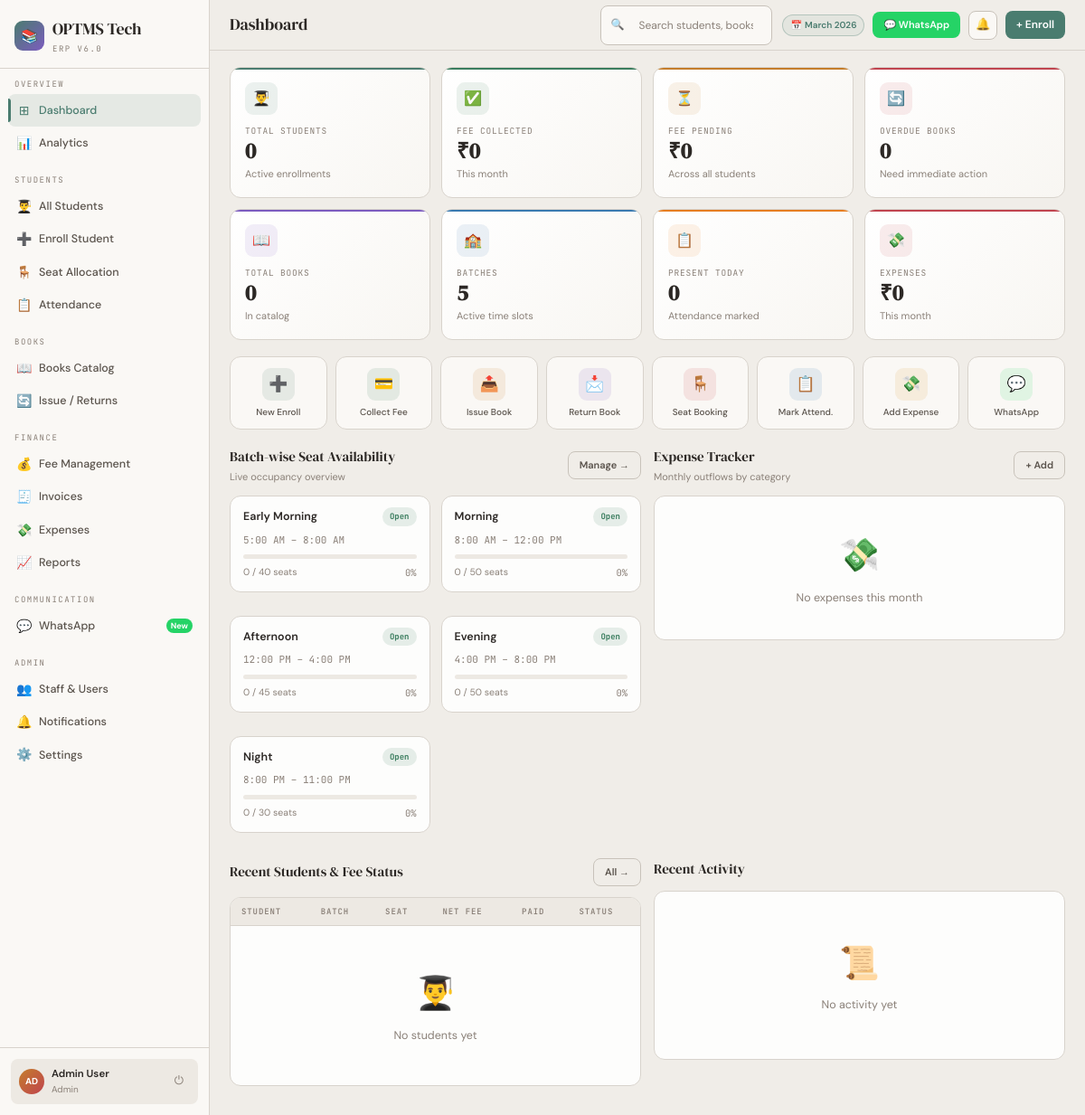
/pages/dashboard.php (signed in), run on the app's committed database.
### tables this page shows
CREATE TABLE IF NOT EXISTS `batches` (
  `id` INT AUTO_INCREMENT PRIMARY KEY,
  `name` VARCHAR(80) NOT NULL,
  `time_start` TIME,
  `time_end` TIME,
  `total_seats` INT DEFAULT 0,
  `occupied_seats` INT DEFAULT 0,
  `fee` DECIMAL(10,2) DEFAULT 0,
  `status` ENUM('open','full','closed') DEFAULT 'open',
  `created_at` TIMESTAMP DEFAULT CURRENT_TIMESTAMP
);

### includes/auth.php (called while the page is built, shortened)
<?php
function currentUser(): array {
    return $_SESSION['user'] ?? [];
}

### pages/dashboard.php (the view, shortened to what this page needs)
<?php
require_once __DIR__ . '/../includes/auth.php';
$db = getDB();
$totalStudents  = $db->query("SELECT COUNT(*) FROM students WHERE status='active'")->fetchColumn();
$totalBooks     = $db->query("SELECT SUM(total_copies) FROM books")->fetchColumn() ?: 0;
$totalBatches   = $db->query("SELECT COUNT(*) FROM batches")->fetchColumn();
$feeCollected   = $db->query("SELECT SUM(amount) FROM fees WHERE MONTH(payment_date)=MONTH(NOW())")->fetchColumn() ?: 0;
$overdueBooks   = $db->query("SELECT COUNT(*) FROM transactions WHERE status='overdue'")->fetchColumn();
$presentToday   = $db->query("SELECT COUNT(*) FROM attendance WHERE date=CURDATE() AND status='present'")->fetchColumn();
$totalExpenses  = $db->query("SELECT SUM(amount) FROM expenses WHERE MONTH(expense_date)=MONTH(NOW())")->fetchColumn() ?: 0;
$recentStudents = $db->query("
    SELECT s.*, b.name AS batch_name
    FROM students s
    LEFT JOIN batches b ON s.batch_id = b.id
    ORDER BY s.created_at DESC LIMIT 8
")->fetchAll();
$activities = $db->query("
    SELECT al.*, u.name AS user_name
    FROM activity_log al
    LEFT JOIN users u ON al.user_id = u.id
    ORDER BY al.created_at DESC LIMIT 10
")->fetchAll();
$batches = $db->query("SELECT *, (occupied_seats/total_seats*100) AS pct FROM batches ORDER BY time_start")->fetchAll();
$expenses = $db->query("
    SELECT category, SUM(amount) AS total
    FROM expenses
    WHERE MONTH(expense_date)=MONTH(NOW())
    GROUP BY category
    ORDER BY total DESC
")->fetchAll();
require_once __DIR__ . '/../includes/header.php';
?>
<div class="stats-grid">
  <div class="sc" style="--ca:var(--ac)">
    <div class="s-ic" style="background:rgba(74,124,111,.1)">👨‍🎓</div>
    <div class="s-lb">Total Students</div>
    <div class="s-vl"><?= number_format($totalStudents) ?></div>
    <div class="s-mt">Active enrollments</div>
  </div>
  <div class="sc" style="--ca:var(--em)">
    <div class="s-ic" style="background:rgba(58,125,94,.1)">✅</div>
    <div class="s-lb">Fee Collected</div>
    <div class="s-vl">₹<?= number_format($feeCollected) ?></div>
    <div class="s-mt">This month</div>
  </div>
  <div class="sc" style="--ca:var(--gd)">
    <div class="s-ic" style="background:rgba(196,125,43,.1)">⏳</div>
    <div class="s-lb">Fee Pending</div>
    <div class="s-vl">₹<?= number_format($feePending) ?></div>
    <div class="s-mt">Across all students</div>
  </div>
  <div class="sc" style="--ca:var(--ro)">
    <div class="s-ic" style="background:rgba(192,68,79,.1)">🔄</div>
    <div class="s-lb">Overdue Books</div>
    <div class="s-vl"><?= $overdueBooks ?></div>
    <div class="s-mt">Need immediate action</div>
  </div>
  <div class="sc" style="--ca:var(--vi)">
    <div class="s-ic" style="background:rgba(124,92,191,.1)">📖</div>
    <div class="s-lb">Total Books</div>
    <div class="s-vl"><?= number_format($totalBooks) ?></div>
    <div class="s-mt">In catalog</div>
  </div>
  <div class="sc" style="--ca:var(--sk)">
    <div class="s-ic" style="background:rgba(58,122,176,.1)">🏫</div>
    <div class="s-lb">Batches</div>
    <div class="s-vl"><?= $totalBatches ?></div>
    <div class="s-mt">Active time slots</div>
  </div>
  <div class="sc" style="--ca:var(--or)">
    <div class="s-ic" style="background:rgba(230,126,34,.1)">📋</div>
    <div class="s-lb">Present Today</div>
    <div class="s-vl"><?= $presentToday ?></div>
    <div class="s-mt">Attendance marked</div>
  </div>
  <div class="sc" style="--ca:var(--ro)">
    <div class="s-ic" style="background:rgba(192,68,79,.1)">💸</div>
    <div class="s-lb">Expenses</div>
    <div class="s-vl">₹<?= number_format($totalExpenses) ?></div>
    <div class="s-mt">This month</div>
  </div>
</div>
<div class="qa-gr">
  <a href="/pages/enroll.php" class="qa-b"><div class="qa-ic" style="background:rgba(74,124,111,.12)">➕</div><div class="qa-lb">New Enroll</div></a>
  <a href="/pages/fees.php" class="qa-b"><div class="qa-ic" style="background:rgba(58,125,94,.12)">💳</div><div class="qa-lb">Collect Fee</div></a>
  <a href="/pages/transactions.php?action=issue" class="qa-b"><div class="qa-ic" style="background:rgba(196,125,43,.12)">📤</div><div class="qa-lb">Issue Book</div></a>
  <a href="/pages/transactions.php?action=return" class="qa-b"><div class="qa-ic" style="background:rgba(124,92,191,.12)">📩</div><div class="qa-lb">Return Book</div></a>
  <a href="/pages/seats.php" class="qa-b"><div class="qa-ic" style="background:rgba(192,68,79,.12)">🪑</div><div class="qa-lb">Seat Booking</div></a>
  <a href="/pages/attendance.php" class="qa-b"><div class="qa-ic" style="background:rgba(58,122,176,.12)">📋</div><div class="qa-lb">Mark Attend.</div></a>
  <a href="/pages/expenses.php?add=1" class="qa-b"><div class="qa-ic" style="background:rgba(212,144,47,.12)">💸</div><div class="qa-lb">Add Expense</div></a>
  <a href="/pages/whatsapp.php" class="qa-b"><div class="qa-ic" style="background:rgba(37,211,102,.12)">💬</div><div class="qa-lb">WhatsApp</div></a>
</div>
<div class="g2" style="margin-bottom:14px">
  <div>
    <div class="sec-hd">
      <div><div class="sec-t">Batch-wise Seat Availability</div><div class="sec-s">Live occupancy overview</div></div>
      <a href="/pages/seats.php" class="btn bg" style="font-size:11px;text-decoration:none">Manage →</a>
    </div>
    <div style="display:grid;grid-template-columns:1fr 1fr;gap:12px">
      <?php foreach ($batches as $b):
        $pct = $b['total_seats'] > 0 ? round($b['occupied_seats'] / $b['total_seats'] * 100) : 0;
        $barClass = $pct >= 90 ? 'sf-r' : ($pct >= 70 ? 'sf-y' : 'sf-g');
        $stClass  = $b['status'] === 'full' ? 'bst-f' : ($pct >= 70 ? 'bst-n' : 'bst-o');
        $stLabel  = $b['status'] === 'full' ? 'Full' : ($pct >= 70 ? 'Filling' : 'Open');
      ?>
      <div class="panel" style="padding:12px 14px">
        <div style="display:flex;justify-content:space-between;align-items:flex-start;margin-bottom:7px">
          <div style="font-weight:600;font-size:12.5px"><?= htmlspecialchars($b['name']) ?></div>
          <span class="bst <?= $stClass ?>"><?= $stLabel ?></span>
        </div>
        <div style="font-size:11px;color:var(--tx3);font-family:var(--fm);margin-bottom:7px">
          <?= date('g:i A', strtotime($b['time_start'])) ?> – <?= date('g:i A', strtotime($b['time_end'])) ?>
        </div>
        <div class="sbar"><div class="sfill <?= $barClass ?>" style="width:<?= $pct ?>%"></div></div>
        <div style="display:flex;justify-content:space-between;font-size:10.5px;color:var(--tx3)">
          <span><?= $b['occupied_seats'] ?> / <?= $b['total_seats'] ?> seats</span>
          <span style="font-family:var(--fm)"><?= $pct ?>%</span>
        </div>
      </div>
      <?php endforeach; ?>
    </div>
  </div>
  <div>
    <div class="sec-hd">
      <div><div class="sec-t">Expense Tracker</div><div class="sec-s">Monthly outflows by category</div></div>
      <a href="/pages/expenses.php?add=1" class="btn bg" style="font-size:11px;text-decoration:none">+ Add</a>
    </div>
    <div class="panel">
      <?php if (empty($expenses)): ?>
      <div class="empty"><div class="ei">💸</div><div class="et">No expenses this month</div></div>
      <?php endif; ?>
    </div>
  </div>
</div>
<div class="g2">
  <div>
    <div class="sec-hd">
      <div><div class="sec-t">Recent Students & Fee Status</div></div>
      <a href="/pages/students.php" class="btn bg" style="font-size:11px;text-decoration:none">All →</a>
    </div>
    <div class="panel">
      <div class="tw"><table>
        <thead><tr><th>Student</th><th>Batch</th><th>Seat</th><th>Net Fee</th><th>Paid</th><th>Status</th></tr></thead>
        <tbody>
          <?php if (empty($recentStudents)): ?>
          <tr><td colspan="6"><div class="empty"><div class="ei">👨‍🎓</div><div class="et">No students yet</div></div></td></tr>
          <?php endif; ?>
        </tbody>
      </table></div>
    </div>
  </div>
  <div>
    <div class="sec-hd"><div class="sec-t">Recent Activity</div></div>
    <div class="panel" style="padding:14px">
      <?php if (empty($activities)): ?>
      <div class="empty"><div class="ei">📜</div><div class="et">No activity yet</div></div>
      <?php endif; ?>
    </div>
  </div>
</div>
<?php require_once __DIR__ . '/../includes/footer.php'; ?>

### includes/header.php (shortened to what this page needs)
<?php
$user = currentUser();
$currentPage = basename($_SERVER['PHP_SELF'], '.php');
try {
    $db = getDB();
    $feePending   = $db->query("SELECT COUNT(*) FROM students WHERE fee_status != 'paid' AND status='active'")->fetchColumn();
    $bookOverdue  = $db->query("SELECT COUNT(*) FROM transactions WHERE status='overdue'")->fetchColumn();
    $unreadNotif  = $db->query("SELECT COUNT(*) FROM notifications WHERE is_read=0")->fetchColumn();
    $absentToday  = $db->query("SELECT COUNT(*) FROM attendance WHERE date=CURDATE() AND status='absent'")->fetchColumn();
} catch (Exception $e) {
    $feePending = $bookOverdue = $unreadNotif = $absentToday = 0;
}
$nav = [
    'Overview' => [
        ['page'=>'dashboard','icon'=>'⊞','label'=>'Dashboard'],
        ['page'=>'analytics','icon'=>'📊','label'=>'Analytics'],
    ],
    'Students' => [
        ['page'=>'students','icon'=>'👨‍🎓','label'=>'All Students'],
        ['page'=>'enroll',  'icon'=>'➕','label'=>'Enroll Student'],
        ['page'=>'seats',   'icon'=>'🪑','label'=>'Seat Allocation'],
        ['page'=>'attendance','icon'=>'📋','label'=>'Attendance','badge'=>$absentToday,'badgeClass'=>''],
    ],
    'Books' => [
        ['page'=>'books',        'icon'=>'📖','label'=>'Books Catalog'],
        ['page'=>'transactions', 'icon'=>'🔄','label'=>'Issue / Returns','badge'=>$bookOverdue,'badgeClass'=>''],
    ],
    'Finance' => [
        ['page'=>'fees',     'icon'=>'💰','label'=>'Fee Management','badge'=>$feePending,'badgeClass'=>''],
        ['page'=>'invoices', 'icon'=>'🧾','label'=>'Invoices'],
        ['page'=>'expenses', 'icon'=>'💸','label'=>'Expenses'],
        ['page'=>'reports',  'icon'=>'📈','label'=>'Reports'],
    ],
    'Communication' => [
        ['page'=>'whatsapp','icon'=>'💬','label'=>'WhatsApp','badge'=>'New','badgeClass'=>'wa'],
    ],
    'Admin' => [
        ['page'=>'staff',         'icon'=>'👥','label'=>'Staff & Users'],
        ['page'=>'notifications', 'icon'=>'🔔','label'=>'Notifications','badge'=>$unreadNotif,'badgeClass'=>''],
        ['page'=>'settings',      'icon'=>'⚙️','label'=>'Settings'],
    ],
];
?>
<!DOCTYPE html>
<html lang="en">
<head>
<link rel="stylesheet" href="/assets/css/global.css">
<link rel="stylesheet" href="/assets/css/<?= $currentPage ?>.css">
</head>
<body>
<div class="sb">
  <div class="sb-logo">
    <div class="logo-row">
      <div class="logo-ic">📚</div>
      <div>
        <div class="logo-tx">OPTMS Tech</div>
        <div class="logo-sb">ERP v6.0</div>
      </div>
    </div>
  </div>
  <nav class="sb-nav">
    <?php foreach ($nav as $section => $items): ?>
    <div class="ns">
      <div class="nl"><?= $section ?></div>
      <?php foreach ($items as $item): ?>
      <a href="/pages/<?= $item['page'] ?>.php" class="ni <?= $currentPage === $item['page'] ? 'active' : '' ?>">
        <span class="ni-ic"><?= $item['icon'] ?></span>
        <?= htmlspecialchars($item['label']) ?>
        <?php if (!empty($item['badge'])): ?>
        <span class="nbadge <?= $item['badgeClass'] ?? '' ?>"><?= $item['badge'] ?></span>
        <?php endif; ?>
      </a>
      <?php endforeach; ?>
    </div>
    <?php endforeach; ?>
  </nav>
  <div class="sb-foot">
    <div class="u-card">
      <div class="u-av"><?= strtoupper(substr($user['name'] ?? 'A', 0, 2)) ?></div>
      <div>
        <div class="u-nm"><?= htmlspecialchars($user['name'] ?? 'Admin') ?></div>
        <div class="u-rl"><?= htmlspecialchars(ucfirst($user['role'] ?? 'admin')) ?></div>
      </div>
      <a href="/logout.php" title="Logout" class="logout-btn">⏻</a>
    </div>
  </div>
</div>
<div class="main">
  <div class="topbar">
    <div class="pg-title" id="topTitle"><?= ucfirst($currentPage) ?></div>
    <form method="GET" action="/pages/students.php" class="srch">
      <span style="color:var(--tx3);font-size:12px">🔍</span>
      <input name="q" placeholder="Search students, books…" value="<?= htmlspecialchars($_GET['q'] ?? '') ?>">
    </form>
    <div style="display:flex;align-items:center;gap:9px">
      <div class="chip chip-tl">📅 <span id="todayChip"></span></div>
      <a href="/pages/whatsapp.php" class="btn bwa" style="gap:5px;font-size:11px;text-decoration:none">💬 WhatsApp</a>
      <a href="/pages/notifications.php" class="nb-btn">🔔
      </a>
      <a href="/pages/enroll.php" class="btn bp" style="text-decoration:none">+ Enroll</a>
    </div>
  </div>
  <div class="content">

### includes/footer.php (shortened to what this page needs)
  </div>
</div>
</body>
</html>

### data on the page
batches: name "Early Morning", stLabel "Open", time_start "5:00 AM", time_end "8:00 AM", occupied_seats "0", total_seats "40"
batches: name "Morning", stLabel "Open", time_start "8:00 AM", time_end "12:00 PM", occupied_seats "0", total_seats "50"
batches: name "Afternoon", stLabel "Open", time_start "12:00 PM", time_end "4:00 PM", occupied_seats "0", total_seats "45"
batches: name "Evening", stLabel "Open", time_start "4:00 PM", time_end "8:00 PM", occupied_seats "0", total_seats "50"
batches: name "Night", stLabel "Open", time_start "8:00 PM", time_end "11:00 PM", occupied_seats "0", total_seats "30"

### other printed values
$section "OVERVIEW"
$item['icon'] "⊞"
$item['label'] "Dashboard"
$item['icon'] "📊"
$item['label'] "Analytics"
$section "STUDENTS"
$item['icon'] "👨‍🎓"
$item['label'] "All Students"
$item['icon'] "➕"
$item['label'] "Enroll Student"
$item['icon'] "🪑"
$item['label'] "Seat Allocation"
$item['icon'] "📋"
$item['label'] "Attendance"
$section "BOOKS"
